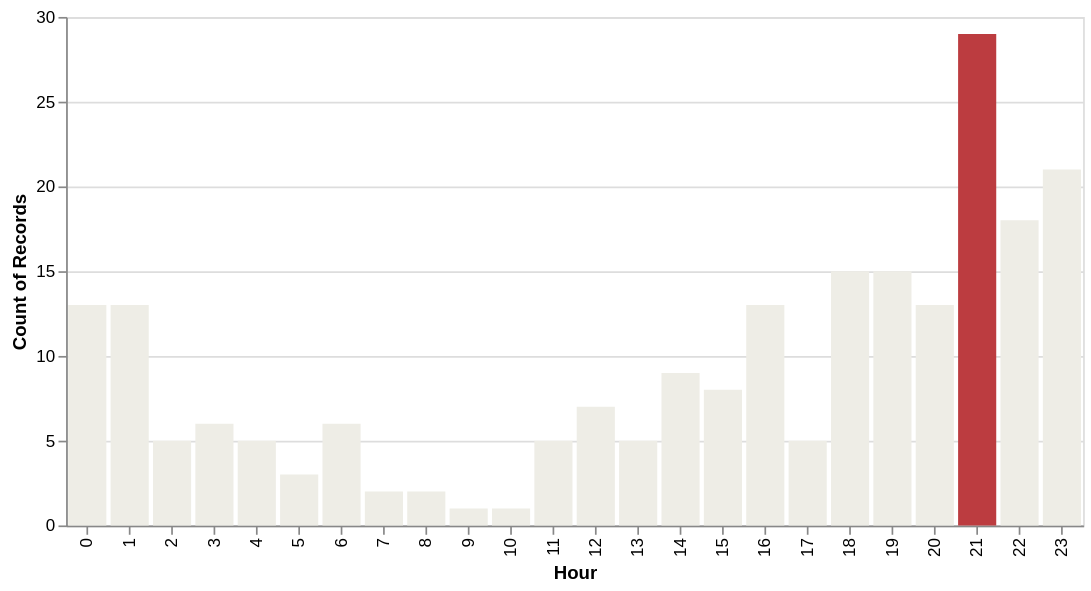

Vega-Lite specification stored for this chart:
### Vega-Lite specification from a JSON file in a GitHub repository (floating-point values rounded to 4 significant figures; data arrays with more than 128 entries replaced by an {"elided": "..."} marker saying what was removed)
{"config": {"view": {"continuousWidth": 400, "continuousHeight": 300}}, "data": {"name": "data-b051fc6423c9f16b9f4de2e49f83face"}, "mark": "bar", "encoding": {"color": {"condition": {"value": "#bc3c40", "test": "(datum.Hour === 21)"}, "value": "#eeede6"}, "x": {"type": "ordinal", "field": "Hour"}, "y": {"type": "quantitative", "aggregate": "count", "field": "race"}}, "width": 600, "$schema": "https://vega.github.io/schema/vega-lite/v4.8.1.json", "datasets": {"data-b051fc6423c9f16b9f4de2e49f83face": {"elided": "220 records"}}}
